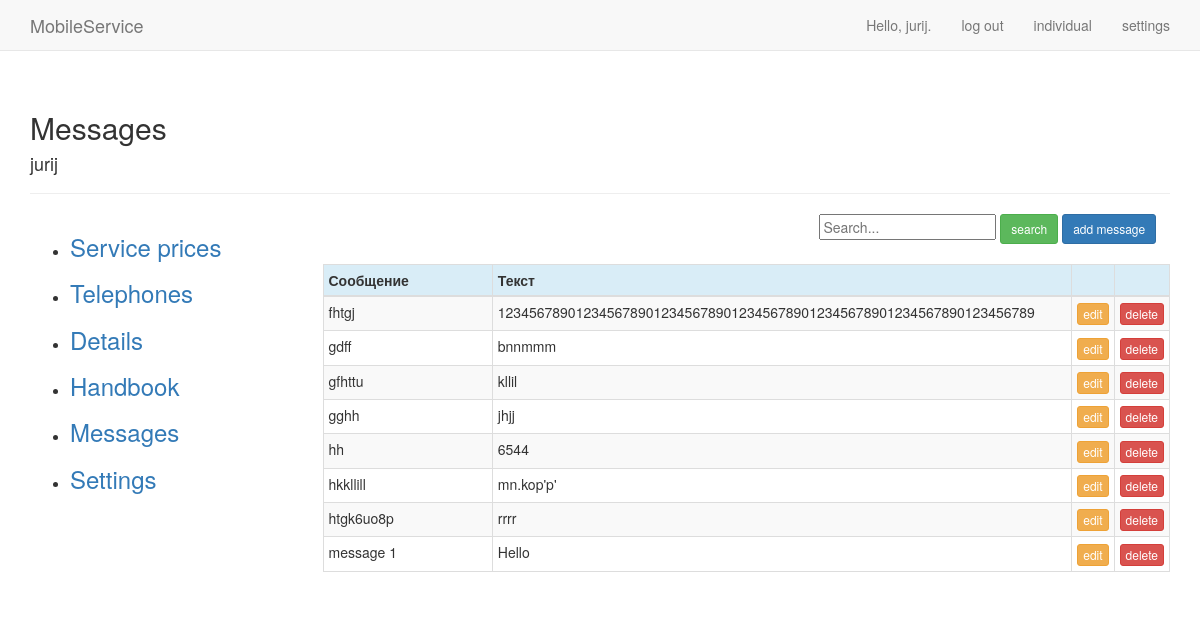
Screenshot of /send_email/messages (signed in) with the database file from the repository.
### send_email/models.py (models this page shows)
class Post(models.Model):
    post_message = models.CharField(max_length=20)
    text_message = models.TextField()
    owner = models.ForeignKey(User, on_delete=models.CASCADE)

### send_email/views.py (the view)
# urls.py: path('messages', views.messages, name='messages'),
def messages(request):
    messages = Post.objects.filter(owner=request.user).order_by('post_message','text_message')
    context = {'messages': messages}
    return render(request, 'send_email/messages.html', context)

### send_email/templates/send_email/messages.html (shortened to what this page needs)
{% extends "mobile/base_1.html" %}
{% load bootstrap3 %}
{% block header %}
  <h2>Messages</h2><h4>{{user.username}}</h4>
{% endblock header %}
{% block content %}
  {% if not mobil_id %}
  <div class="row">
    <div class="col-sm-offset-7">
      <form action="{% url 'send_email:messages_search' %}" method="get" autocomplete="off" >
        <input name="q" type="text" placeholder="Search...">
        <button type="submit" class="btn btn-success btn-sm">search</button>
        <a href="{% url 'send_email:messages_new_record' %}" class="btn btn-primary btn-sm">add message</a>
      </form>
    </div>
  </div>
  <div class="row">
    <div class="col-sm-8">
    </div>
  </div>
  {% endif %}
  <table class="table table-striped table-bordered table-condensed table-hover">
    <thead>
      <tr class="info">
        <th style="width:20%">Сообщение</th>
        <th>Текст</th>
        <th style="width:5%"></th>
        {% if not mobil_id %}
        <th style="width:5%"></th>
        {% endif %}
      </tr>
    </thead>
    <tbody>
      {% for message in messages %}
        <tr>
          <td>{{message.post_message}}</td>
          <td>{{message.text_message}}</td>
       {% if not mobil_id %}
          <td><a href="{% url 'send_email:messages_edit' message.id %}" class="btn btn-warning btn-xs">edit</a></td>
       {% endif %}
       {% if not mobil_id %}
          <td><a href="{% url 'send_email:messages_delete' message.id %}" class="btn btn-danger btn-xs">delete</a></td>
      {% endif %}
        </tr>
      {% endfor %}
    </tbody>
  </table>
{% endblock content %}

### mobile/templates/mobile/base_1.html (shortened to what this page needs)
{% load bootstrap3 %}
<!DOCTYPE html>
<html lang="en">
  <head>
    {% bootstrap_css %}
  </head>
  <body>
    <nav class="navbar navbar-default navbar-static-top">
      <div class="container">
        <div class="navbar-header">
          <a class="navbar-brand" href="{% url 'mobile:index' %}">
              MobileService</a>
        </div>
        <div id="navbar" class="navbar-collapse collapse">
          <ul class="nav navbar-nav navbar-right">
            {% if user.is_authenticated %}
              <li><a>Hello, {{ user.username }}.</a></li>
              <li><a href="{% url 'users:logout' %}">log out</a></li>
              <li><a href="{% url 'users:individual' %}">individual</a></li>
              <li><a href="{% url 'send_email:settings_common' %}">settings</a></li>
            {% else %}
              <li><a href="{% url 'users:register' %}">register</a></li>
              <li><a href="{% url 'users:login' %}">log in</a></li>
            {% endif %}
          </ul>
        </div>
      </div>
    </nav>
    <div class="container">
      <div class="page-header">
        {% block header %}{% endblock header %}
        </div>
      <div class="row">
        <div class="col-xs-12 col-sm-3">
          <ul class="rounded">
            <li><a href="{% url 'users:service_prices' %}"><h3>Service prices</h3></a></li>
            <li><a href="{% url 'mobile:telephones' %}"><h3>Telephones</h3></a></li>
            <li><a href="{% url 'users:details' %}"><h3>Details</h3></a></li>
            <li><a href="{% url 'users:handbook' %}"><h3>Handbook</h3></a></li>
            <li><a href="{% url 'send_email:messages' %}"><h3>Messages</h3></li>
            <li><a href="{% url 'send_email:settings_common' %}"><h3>Settings</h3></a></li>
          </ul>
        </div>
        <div class="col-xs-12 col-sm-9">
          <div>
           {% block content %}{% endblock content %}
          </div>
        </div>
    </div>
  </body>
</html>

### rows the page displays
Post: post_message "fhtgj", text_message "123456789012345678901234567890123456789012345678901234567890123456789"
Post: post_message "gdff", text_message "bnnmmm"
Post: post_message "gfhttu", text_message "kllil"
Post: post_message "gghh", text_message "jhjj"
Post: post_message "hh", text_message "6544"
Post: post_message "hkkllill", text_message "mn.kop'p'"
Post: post_message "htgk6uo8p", text_message "rrrr"
Post: post_message "message 1", text_message "Hello"

### other values shown
{{ user.username }} "jurij"
